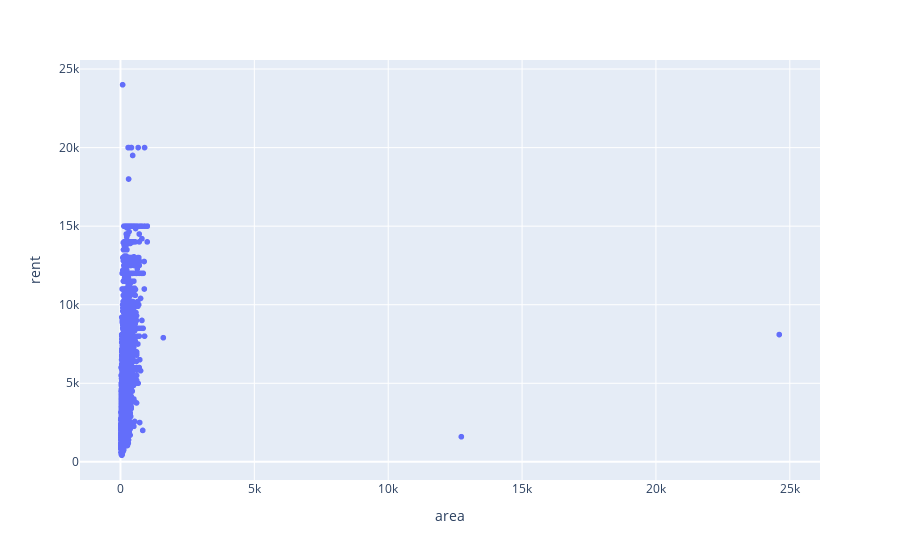

Write notebook code for a chart like this one.
### Code cell
px.scatter(df, x='area', y='rent')

### Figure 1 — Plotly figure (JSON) as saved in the notebook; plotly's stock layout.template omitted (floating-point values rounded to 4 significant figures; data arrays with more than 128 entries replaced by an {"elided": "..."} marker saying what was removed)
{"data": [{"hoverlabel": {"namelength": 0}, "hovertemplate": "area=%{x}<br>rent=%{y}", "legendgroup": "", "marker": {"color": "#636efa", "symbol": "circle"}, "mode": "markers", "name": "", "showlegend": false, "type": "scattergl", "x": {"elided": "6079 int values"}, "xaxis": "x", "y": {"elided": "6079 int values"}, "yaxis": "y"}], "layout": {"legend": {"tracegroupgap": 0}, "margin": {"t": 60}, "xaxis": {"anchor": "y", "domain": [0, 1], "title": {"text": "area"}}, "yaxis": {"anchor": "x", "domain": [0, 1], "title": {"text": "rent"}}}}
